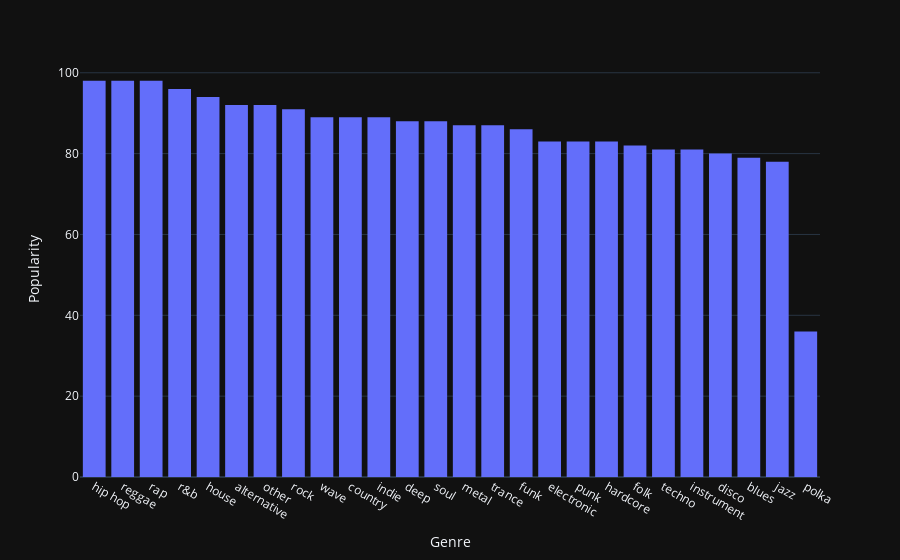

This figure's notebook cell:
### Code cell
fig=px.histogram(pd.DataFrame.from_dict({'Genere':maxPerGenere.keys(),"Popularity":maxPerGenere.values()}).sort_values(by="Popularity",ascending=False)[1:],x="Genere",y="Popularity")
fig.update_yaxes(categoryorder="total ascending")
fig.layout["yaxis"]["title"]="Popularity"
fig.layout["xaxis"]["title"]="Genre"
fig.show()

### Figure 1 — Plotly figure (JSON) as saved in the notebook; plotly's stock layout.template omitted (floating-point values rounded to 4 significant figures)
{"data": [{"alignmentgroup": "True", "bingroup": "x", "histfunc": "sum", "hovertemplate": "Genere=%{x}<br>sum of Popularity=%{y}<extra></extra>", "legendgroup": "", "marker": {"color": "#636efa", "pattern": {"shape": ""}}, "name": "", "offsetgroup": "", "orientation": "v", "showlegend": false, "x": ["hip hop", "reggae", "rap", "r&b", "house", "alternative", "other", "rock", "wave", "country", "indie", "deep", "soul", "metal", "trance", "funk", "electronic", "punk", "hardcore", "folk", "techno", "instrument", "disco", "blues", "jazz", "polka"], "xaxis": "x", "y": [98, 98, 98, 96, 94, 92, 92, 91, 89, 89, 89, 88, 88, 87, 87, 86, 83, 83, 83, 82, 81, 81, 80, 79, 78, 36], "yaxis": "y", "type": "histogram"}], "layout": {"xaxis": {"anchor": "y", "domain": [0.0, 1.0], "title": {"text": "Genre"}}, "yaxis": {"anchor": "x", "domain": [0.0, 1.0], "title": {"text": "Popularity"}, "categoryorder": "total ascending"}, "legend": {"tracegroupgap": 0}, "margin": {"t": 60}, "barmode": "relative"}}
